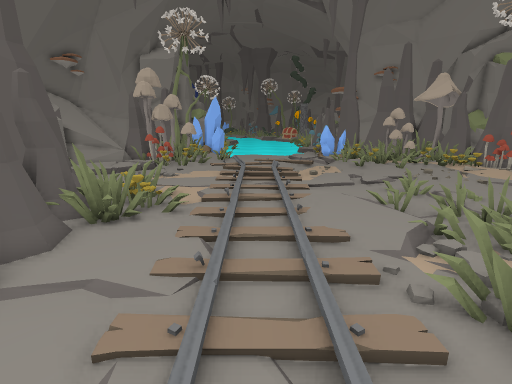
view 1 (above)

24 first-person views from a walk through a 3-D level made in the Unity game engine. The camera is 1.3 m above the floor, tilts 14° down and sees 85° across. The floor is counted in squares, 0.5 m on a side. Each view is taken from the middle of a square. On the plan, view 1 faces up. The plan holds only what a view shows up to about 19 squares ahead; the rest is blank. The place goes on beyond the plan. Some animated figures are left out.

view 2
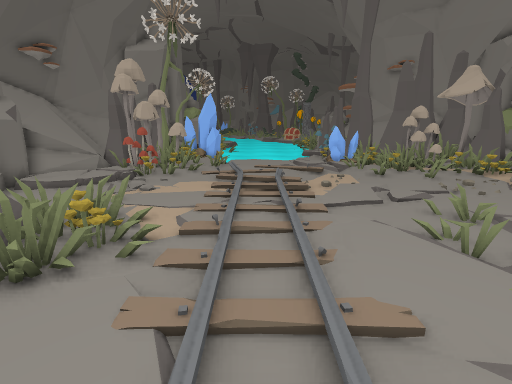

view 3
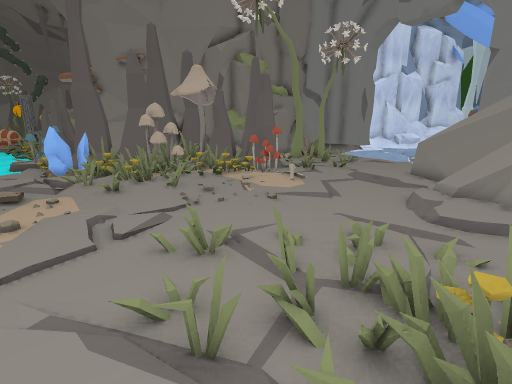

view 4
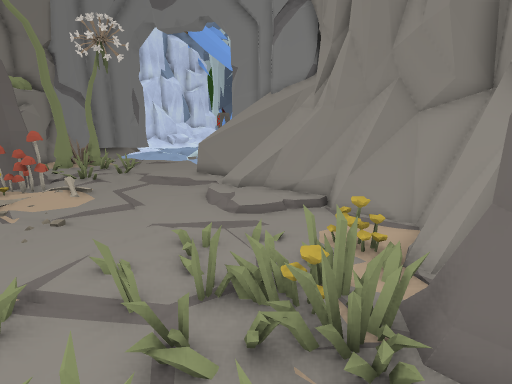

view 5
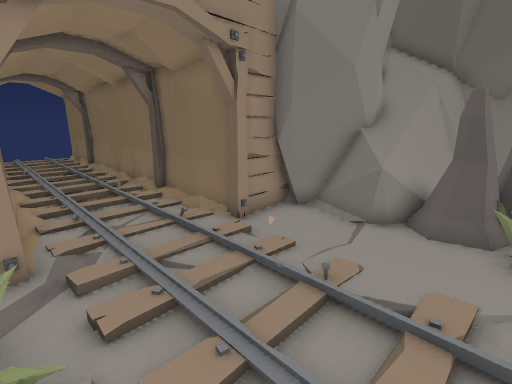

view 6
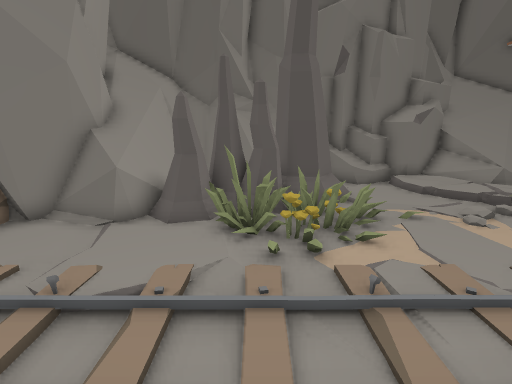

view 7
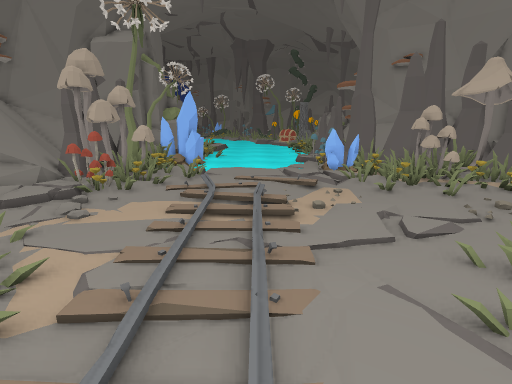

view 8
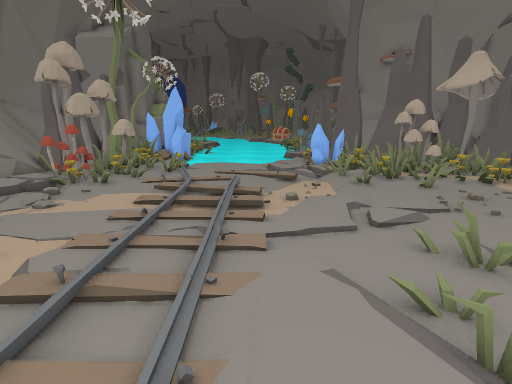

view 9
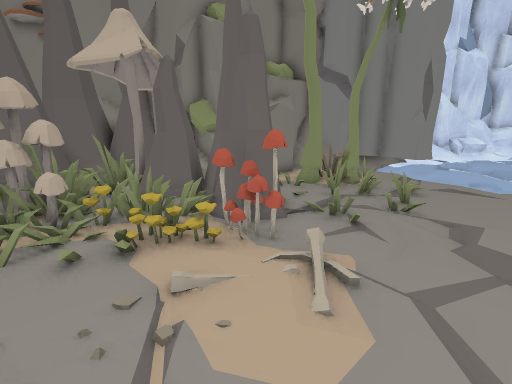

view 10
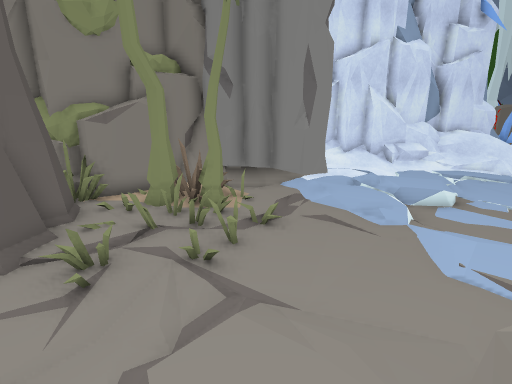

view 11
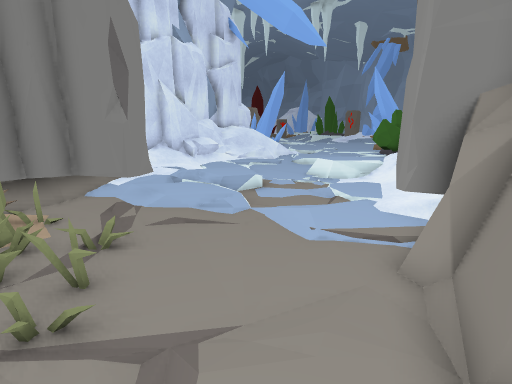

view 12
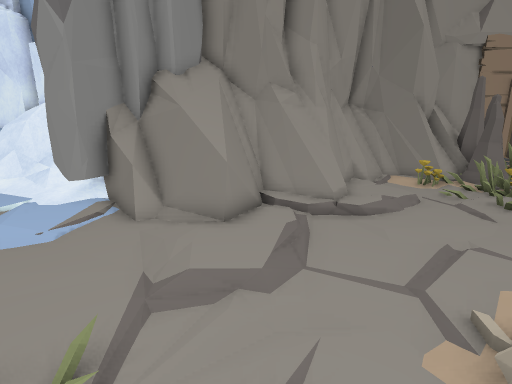

view 13
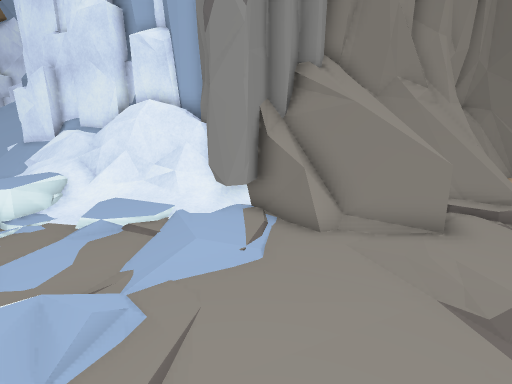

view 14
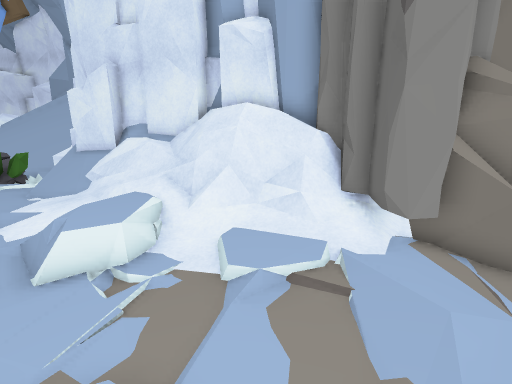

view 15
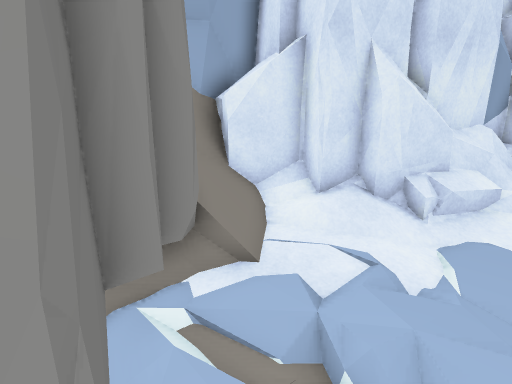

view 16
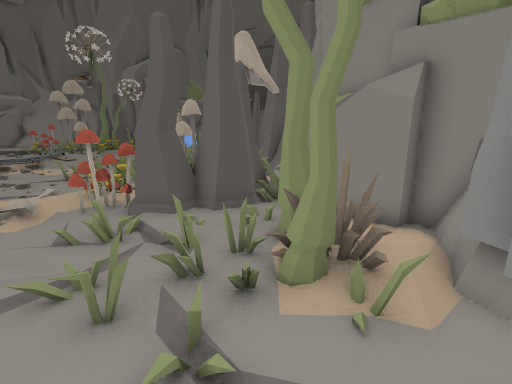

view 17
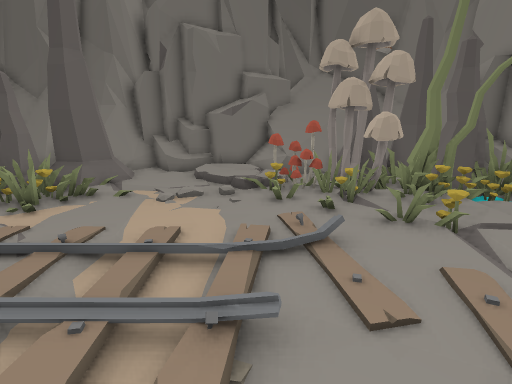

view 18
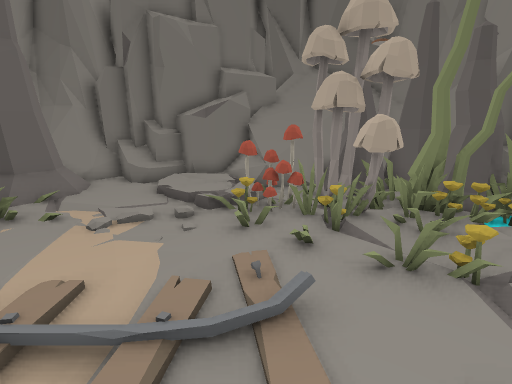

view 19
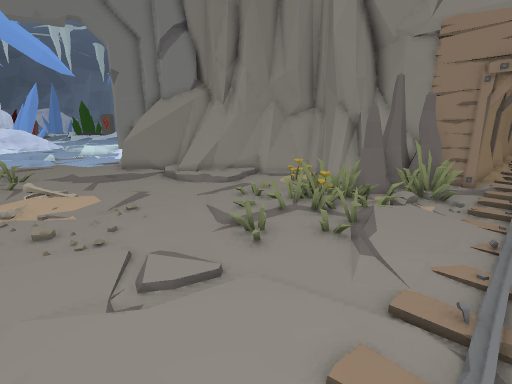

view 20
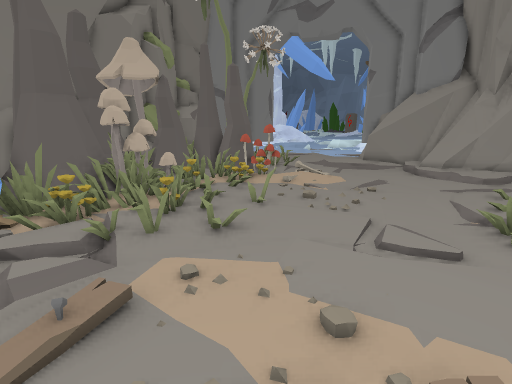

view 21
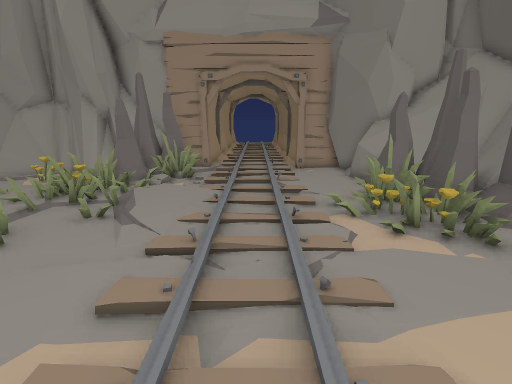

view 22
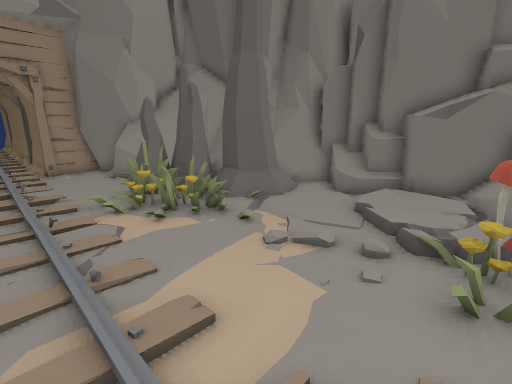

view 23
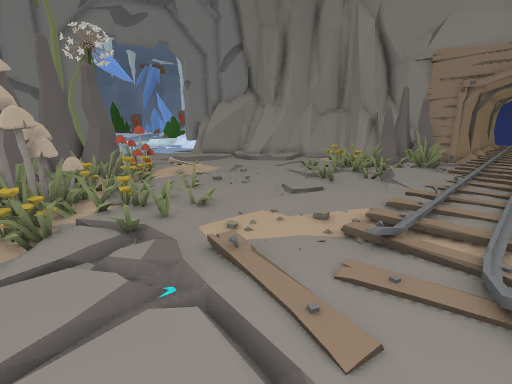

view 24
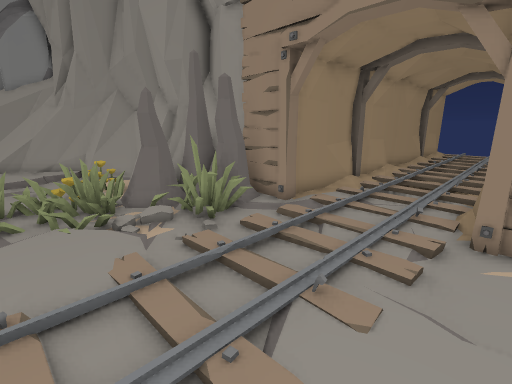

### Floor plan
Key: @ floor where view 1 was taken; # wall or solid block; . main floor; : floor 0.25 m higher than the main floor; - floor 0.25 m lower than the main floor; + floor 0.5 m higher than the main floor; * floor 0.75 m higher than the main floor; % floor 1 m higher than the main floor; & floor 1.25 m higher than the main floor; $ floor 1.5 m higher than the main floor; / step, stairs or slope; = window, fence, low wall or low ledge; ^ raised ledge; T tree; M mushroom; F flower; G gem; R rock; O other object.
Columns run from 12 left of view 1 to 35 right of it. Each row starts with its distance up from view 1.
 25 ^  OOOF               OOOOOOO OOO
 24 = OOOTTF.- -.-    GGGOOOOO OOOOOO
 23 ^  OOTTFO........-.FFOOMO. M.O OOOO
 22 #=OOMMM .FF....-.-.FFO--..OOO:OOOOO##
 21 #^#OM.MMM.F..-.-....OO....OOOOOOOOO=#    ###
 20  ===M.MFO........-..FF.MF...OOO..O..#    =^#
 19  %==./M........//-..FOOO...OOOO.TTO##### //##
 18 #%+: /F...//...---//....FF.M O...TTO#####//##
 17 OO..  F...././----./.....F.MO./:OOT.####..:/###
 16 OO   ....../-///--....../....//.//..##.....//###
 15 OOO  ../....///-........../.././/.......:/././//
 14 OO.........../-.........../..../........::...///
 13 OOO....O.../..........................//:/.//..:
 12 OO...........//.........................:.......
 11 O##=##......./....//...........................
 10 ######OF...../..//../.........=................
  9 ##^ ##O.F......../././....//.=##==........:../:
  8  #^^=OOO.........//O./... //.=#### #.....::/./:
  7  ###=OOO...../.../O/O/..  /*+=######////./: ./:
  6  ##^.OOO...../../..F..../ =%% $##  #====#///..
  5   ##^=#O...///.//.O..F../=#=#  ^#  ###=#=///:...
  4   ####^=..././../OOO#F..=########   ###$&////...
  3      ###...../..OOO###.=###=#####     ####%%////
  2       #R...../..OOO####^##             ######///
  1        R###../.###########                 ####
  0           O.@/.RRR R   ##
 -1           O../.O
 -2           O../.O   RR
 -3          OO/.//O
 -4          OO    O
 -5          OO    O
 -6           O    O
 -7           O    O
 -8           O    O
 -9           O    O

Where each view was taken, in squares from view 1:
view 1: 0 up, 0 right, facing up
view 2: 3 up, 0 right, facing up
view 3: 6 up, 3 right, facing up-right
view 4: 7 up, 3 right, facing right
view 5: 7 up, 3 right, facing down-left
view 6: 8 up, 3 right, facing left
view 7: 6 up, 1 right, facing up
view 8: 6 up, 2 right, facing up
view 9: 12 up, 10 right, facing up-right
view 10: 10 up, 16 right, facing up-right
view 11: 12 up, 16 right, facing right
view 12: 17 up, 17 right, facing down
view 13: 16 up, 22 right, facing down
view 14: 14 up, 26 right, facing down
view 15: 14 up, 25 right, facing up-right
view 16: 14 up, 24 right, facing up-left
view 17: 17 up, 4 right, facing left
view 18: 18 up, 2 right, facing left
view 19: 16 up, 1 right, facing down-right
view 20: 17 up, 0 right, facing right
view 21: 17 up, 0 right, facing down
view 22: 18 up, 0 right, facing down-left
view 23: 23 up, 1 left, facing down-right
view 24: 8 up, 3 left, facing down-right
